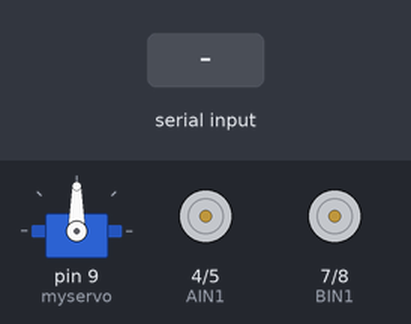
Recording of a sketch running on a simulated Arduino Uno, built with avr-gcc and run on an emulated ATmega328P. Parts: servo, motor-driver pin pairs drawn as motors (green arrow = first pin HIGH = forward, orange = second pin HIGH = backward, longer = more drive, scaled by the enable pin). Inputs (shaded band) come from the test bench. What the sketch prints to the serial monitor is not drawn.

Above: at 1.2 s.
1.3 s: "z" received over the second serial link
2.8 s: "G" received over the second serial link
At 3.4 s:
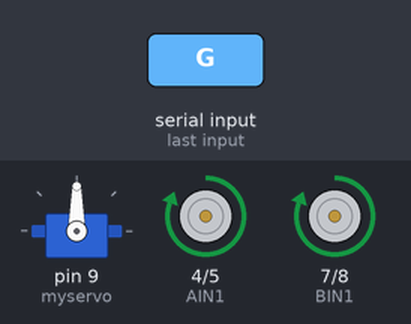
4.3 s: "H" received over the second serial link
At 4.6 s:
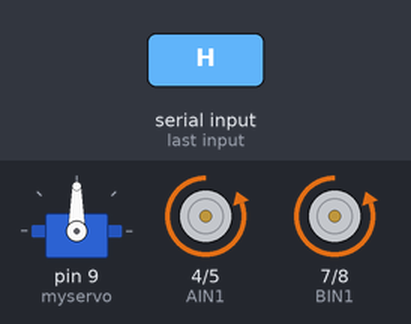
5.8 s: "I" received over the second serial link
At 6.9 s:
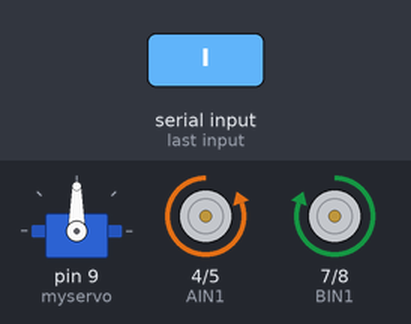
7.3 s: "J" received over the second serial link
At 8.0 s:
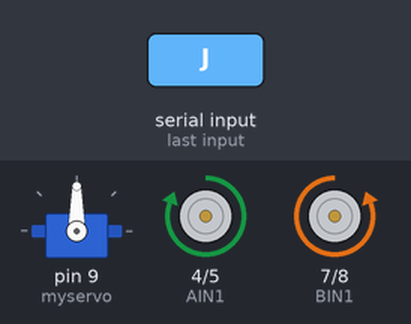
8.8 s: "L" received over the second serial link
At 9.2 s:
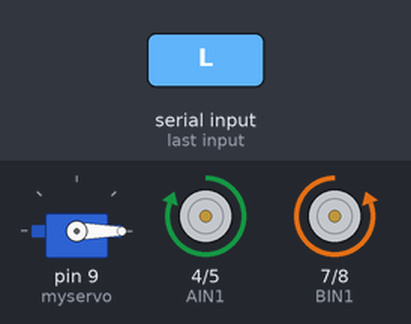
Timing chart, 0 to 11.3 s (numbered marks = the images above; inputs shaded):
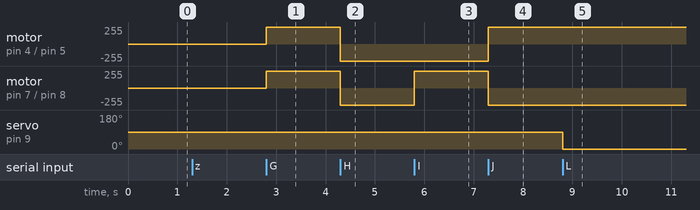

The sketch:

Move_car.ino
```cpp
#include <SoftwareSerial.h>   // Incluimos la librería  SoftwareSerial
#include <Servo.h>

Servo myservo;

#define PWMA 3
#define AIN1 4
#define AIN2 5
#define PWMB 6
#define BIN1 7
#define BIN2 8


SoftwareSerial BT(12,13);                         // Definimos los pines RX y TX del Arduino conectados al Bluetooth

int vel=255; // Velocidad de los motores
bool activate = false;

void forward() {
  analogWrite(PWMA, vel);
  analogWrite(PWMB, vel);
  digitalWrite(AIN1, HIGH);
  digitalWrite(AIN2, LOW);
  digitalWrite(BIN1, HIGH);
  digitalWrite(BIN2, LOW);
}
void backward() {
  analogWrite(PWMA, vel);
  analogWrite(PWMB, vel);
  digitalWrite(AIN1, LOW);
  digitalWrite(AIN2, HIGH);
  digitalWrite(BIN1, LOW);
  digitalWrite(BIN2, HIGH);
}
void left() {
  analogWrite(PWMA, vel);
  analogWrite(PWMB, vel);
  digitalWrite(AIN1, LOW);
  digitalWrite(AIN2, HIGH);
  digitalWrite(BIN1, HIGH);
  digitalWrite(BIN2, LOW);
}
void right() {
  analogWrite(PWMA, vel);
  analogWrite(PWMB, vel);
  digitalWrite(AIN1, HIGH);
  digitalWrite(AIN2, LOW);
  digitalWrite(BIN1, LOW);
  digitalWrite(BIN2, HIGH);
}
void stop() {
  analogWrite(PWMA, 0);
  analogWrite(PWMB, 0);
  digitalWrite(AIN1, LOW);
  digitalWrite(AIN2, LOW);
  digitalWrite(BIN1, LOW);
  digitalWrite(BIN2, LOW);
}

void setup()
{
  BT.begin(9600);       // Inicializamos el puerto serie BT que hemos creado
  Serial.begin(115200);   // Inicializamos  el puerto serie
    pinMode(PWMA, OUTPUT);
    pinMode(AIN1, OUTPUT);
    pinMode(AIN2, OUTPUT);
    pinMode(PWMB, OUTPUT);
    pinMode(BIN1, OUTPUT);
    pinMode(BIN2, OUTPUT);
    stop();
    myservo.attach(9);

}

void loop()
{
  if(BT.available())    // Si llega un dato por el puerto BT se envía al monitor serial
  {
    char c = BT.read();
    if(c == 'z'){
        activate = true;
    }
    if(c == 'x'){
        activate = false;
        stop();
    }

    if(activate){
        switch(c) {
        case 'G':
            forward();
            break;
        case 'H':
            backward();
            break;
        case 'I':
            left();
            break;
        case 'J':
            right();
            break;
        case 'K':
            stop();
            break;
        case 'L':
            myservo.write(0);
            break;
        case 'M':
            myservo.write(90);
            break;
        }
    }

    Serial.write(c);
  }

}
```

Measured:
- after the input at 1.3 s, every drawn part: stays the same
- after the input at 2.8 s, motor on pin 4 (AIN1) / pin 5 (AIN2), motor on pin 7 (BIN1) / pin 8 (BIN2): stopped → forward 255/255 at once
- after the input at 4.3 s, motor on pin 4 (AIN1) / pin 5 (AIN2), motor on pin 7 (BIN1) / pin 8 (BIN2): forward 255/255 → backward 255/255 at once
- after the input at 5.8 s, motor on pin 7 (BIN1) / pin 8 (BIN2): backward 255/255 → forward 255/255 at once
- after the input at 7.3 s, motor on pin 4 (AIN1) / pin 5 (AIN2): backward 255/255 → forward 255/255 at once; motor on pin 7 (BIN1) / pin 8 (BIN2): forward 255/255 → backward 255/255 at once
- after the input at 8.8 s, servo on pin 9 (myservo): 90° → 0° at once
